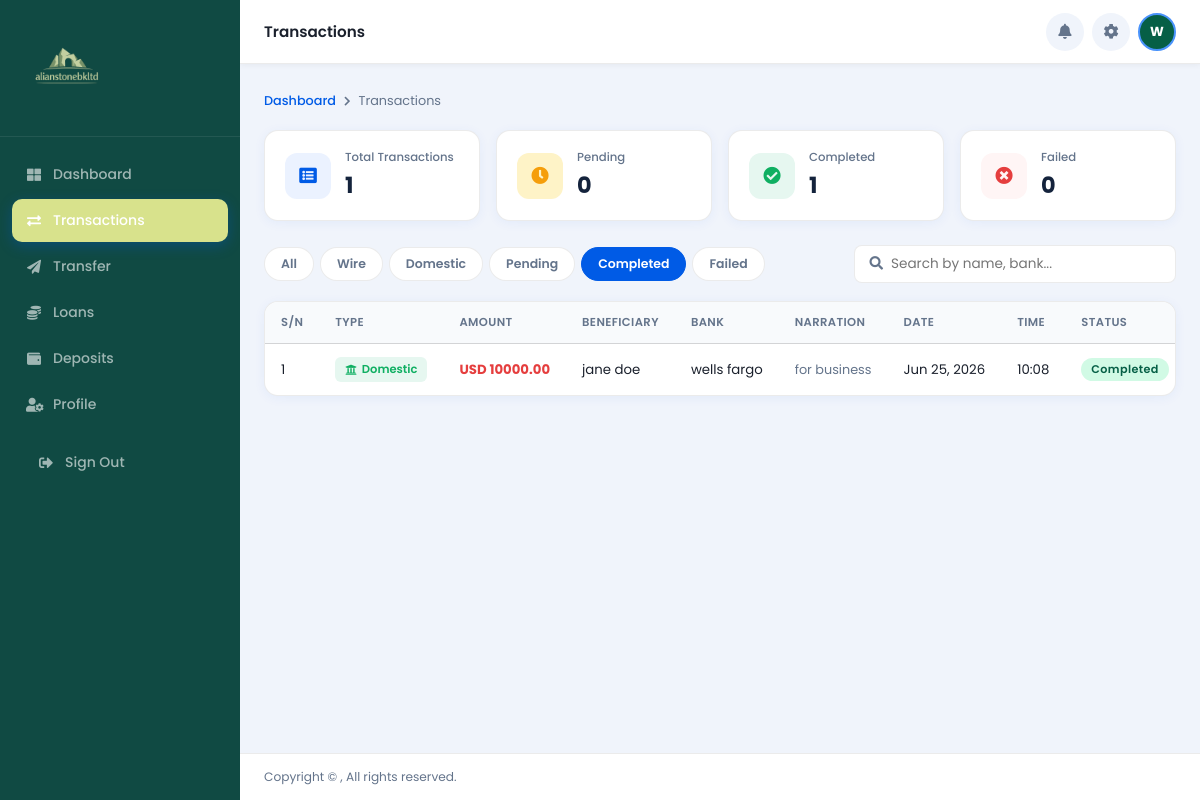
The app's page /transactions/?filter=completed (signed in) with its own data.
### app/models.py (models this page shows, shortened)
class DomesticTransfer(models.Model):
    STATUS_CHOICES = [
        ('Pending',   'Pending'),
        ('Completed', 'Completed'),
        ('Failed',    'Failed'),
    ]
    user = models.ForeignKey(User, on_delete=models.CASCADE, related_name='domestic_transfers')
    amount = models.DecimalField(max_digits=14, decimal_places=2)
    beneficiary_name = models.CharField(max_length=150)
    beneficiary_account_no = models.CharField(max_length=50)
    bank_name = models.CharField(max_length=150)
    account_type = models.CharField(max_length=50, blank=True)
    narration = models.TextField(blank=True)
    status = models.CharField(max_length=20, choices=STATUS_CHOICES, default='Pending')
    created_at = models.DateTimeField(default=timezone.now)  # ✅ editable
    class Meta:
        ordering = ['-created_at']
        verbose_name = 'Domestic Transfer'
        verbose_name_plural = 'Domestic Transfers'

### app/views.py (the view)
# urls.py: path('transactions/', views.transactions, name='transactions'),
@login_required(login_url='app:login')
def transactions(request):
    profile = getattr(request.user, 'profile', None)
    active_filter = request.GET.get('filter', 'all')
    search_query  = request.GET.get('q', '').strip()
    wire_qs     = WireTransfer.objects.filter(user=request.user)
    domestic_qs = DomesticTransfer.objects.filter(user=request.user)
    if active_filter == 'wire':
        wire_qs     = wire_qs
        domestic_qs = domestic_qs.none()
    elif active_filter == 'domestic':
        wire_qs     = wire_qs.none()
        domestic_qs = domestic_qs
    elif active_filter == 'pending':
        wire_qs     = wire_qs.filter(status='Pending')
        domestic_qs = domestic_qs.filter(status='Pending')
    elif active_filter == 'completed':
        wire_qs     = wire_qs.filter(status='Completed')
        domestic_qs = domestic_qs.filter(status='Completed')
    elif active_filter == 'failed':
        wire_qs     = wire_qs.filter(status='Failed')
        domestic_qs = domestic_qs.filter(status='Failed')
    if search_query:
        wire_qs     = wire_qs.filter(beneficiary_name__icontains=search_query) | \
                      wire_qs.filter(bank_name__icontains=search_query)
        domestic_qs = domestic_qs.filter(beneficiary_name__icontains=search_query) | \
                      domestic_qs.filter(bank_name__icontains=search_query)
    wire_list     = list(wire_qs)
    domestic_list = list(domestic_qs)
    for txn in wire_list:
        txn.transfer_type = 'Wire'
    for txn in domestic_list:
        txn.transfer_type = 'Domestic'
    all_transfers = sorted(
        chain(wire_list, domestic_list),
        key=attrgetter('created_at'),
        reverse=True
    )
    all_wire     = WireTransfer.objects.filter(user=request.user)
    all_domestic = DomesticTransfer.objects.filter(user=request.user)
    total_count    = all_wire.count()     + all_domestic.count()
    pending_count  = all_wire.filter(status='Pending').count()   + all_domestic.filter(status='Pending').count()
    completed_count= all_wire.filter(status='Completed').count() + all_domestic.filter(status='Completed').count()
    failed_count   = all_wire.filter(status='Failed').count()    + all_domestic.filter(status='Failed').count()
    paginator    = Paginator(all_transfers, 10)
    page_number  = request.GET.get('page', 1)
    transactions = paginator.get_page(page_number)
    context = {
        'profile':          profile,
        'first_name':       request.user.first_name or request.user.username,
        'currency_display': profile.currency if profile else 'USD',
        'transactions':     transactions,
        'active_filter':    active_filter,
        'search_query':     search_query,
        'total_count':      total_count,
        'pending_count':    pending_count,
        'completed_count':  completed_count,
        'failed_count':     failed_count,
    }
    return render(request, 'app/transactions.html', context)

### app/templates/app/transactions.html (shortened to what this page needs)
{% load static %}
<!DOCTYPE html>
<html lang="en">
<head>
    <link rel="stylesheet" href="https://use.fontawesome.com/releases/v5.15.4/css/all.css">
    <link rel="stylesheet" href="{% static 'app/dashboard.css' %}">
    <link rel="stylesheet" href="{% static 'app/transactions.css' %}">
</head>
<body>
    <aside class="sidebar" id="sidebar">
        <div class="sidebar-brand">
            <img src="{% static 'app/image/logo.png' %}" alt="">
        </div>
        <nav class="sidebar-nav">
            <a href="{% url 'app:dashboard' %}" class="nav-item"><i class="fas fa-th-large"></i> Dashboard</a>
            <a href="{% url 'app:transactions' %}" class="nav-item active"><i class="fas fa-exchange-alt"></i>
                Transactions</a>
            <a href="{% url 'app:wire_transfer' %}" class="nav-item"><i class="fas fa-paper-plane"></i> Transfer</a>
            <a href="/dashloans" class="nav-item"><i class="fas fa-coins"></i> Loans</a>
            <a href="/deposits" class="nav-item"><i class="fas fa-wallet"></i> Deposits</a>
            <a href="/profile" class="nav-item"><i class="fas fa-user-cog"></i> Profile</a>
            <div class="sidebar-footer">
                <a href="{% url 'app:logout' %}" class="nav-item signout">
                    <i class="fas fa-sign-out-alt"></i> Sign Out
                </a>
            </div>
        </nav>
    </aside>
    <div class="main" id="main">
        <header class="topbar">
            <span class="topbar-title">Transactions</span>
            <div class="topbar-right">
                <a href="{% url 'app:notifications' %}" class="icon-btn" style="text-decoration:none;">
                    <i class="fas fa-bell"></i>
                </a>
                <a href="{% url 'app:settings' %}" class="icon-btn" style="text-decoration:none;">
                    <i class="fas fa-cog"></i>
                </a>
                <a href="{% url 'app:profile' %}" style="text-decoration:none;">
                    <div class="avatar">
                        {{ first_name|first|upper }}
                    </div>
                </a>
            </div>
        </header>
        <div class="page">
            <div class="breadcrumb">
                <a href="{% url 'app:dashboard' %}">Dashboard</a>
                <i class="fas fa-chevron-right"></i>
                <span>Transactions</span>
            </div>
            <div class="txn-stats">
                <div class="txn-stat-card">
                    <div class="txn-stat-card__icon txn-stat-card__icon--blue">
                        <i class="fas fa-list-alt"></i>
                    </div>
                    <div>
                        <p class="txn-stat-card__label">Total Transactions</p>
                        <p class="txn-stat-card__value">{{ total_count }}</p>
                    </div>
                </div>
                <div class="txn-stat-card">
                    <div class="txn-stat-card__icon txn-stat-card__icon--amber">
                        <i class="fas fa-clock"></i>
                    </div>
                    <div>
                        <p class="txn-stat-card__label">Pending</p>
                        <p class="txn-stat-card__value">{{ pending_count }}</p>
                    </div>
                </div>
                <div class="txn-stat-card">
                    <div class="txn-stat-card__icon txn-stat-card__icon--green">
                        <i class="fas fa-check-circle"></i>
                    </div>
                    <div>
                        <p class="txn-stat-card__label">Completed</p>
                        <p class="txn-stat-card__value">{{ completed_count }}</p>
                    </div>
                </div>
                <div class="txn-stat-card">
                    <div class="txn-stat-card__icon txn-stat-card__icon--red">
                        <i class="fas fa-times-circle"></i>
                    </div>
                    <div>
                        <p class="txn-stat-card__label">Failed</p>
                        <p class="txn-stat-card__value">{{ failed_count }}</p>
                    </div>
                </div>
            </div>
            <div class="filter-bar">
                <div class="filter-tabs">
                    <a href="?filter=all" class="filter-tab {% if active_filter == 'all' %}active{% endif %}">All</a>
                    <a href="?filter=wire" class="filter-tab {% if active_filter == 'wire' %}active{% endif %}">Wire</a>
                    <a href="?filter=domestic"
                        class="filter-tab {% if active_filter == 'domestic' %}active{% endif %}">Domestic</a>
                    <a href="?filter=pending"
                        class="filter-tab {% if active_filter == 'pending' %}active{% endif %}">Pending</a>
                    <a href="?filter=completed"
                        class="filter-tab {% if active_filter == 'completed' %}active{% endif %}">Completed</a>
                    <a href="?filter=failed"
                        class="filter-tab {% if active_filter == 'failed' %}active{% endif %}">Failed</a>
                </div>
                <form method="GET" class="search-form">
                    <div class="search-wrap">
                        <i class="fas fa-search"></i>
                        <input type="text" name="q" value="{{ search_query }}" placeholder="Search by name, bank...">
                    </div>
                </form>
            </div>
            <div class="table-wrap">
                <div class="table-scroll">
                    <table>
                        <thead>
                            <tr>
                                <th>S/N</th>
                                <th>Type</th>
                                <th>Amount</th>
                                <th>Beneficiary</th>
                                <th>Bank</th>
                                <th>Narration</th>
                                <th>Date</th>
                                <th>Time</th>
                                <th>Status</th>
                            </tr>
                        </thead>
                        <tbody>
                            {% if transactions %}
                            {% for txn in transactions %}
                            <tr>
                                <td>{{ forloop.counter }}</td>
                                <td>
                                    <span class="type-badge type-badge--{{ txn.transfer_type|lower }}">
                                        {% if txn.transfer_type == 'Wire' %}
                                        <i class="fas fa-globe"></i> Wire
                                        {% else %}
                                        <i class="fas fa-university"></i> Domestic
                                        {% endif %}
                                    </span>
                                </td>
                                <td class="debit">{{ currency_display }} {{ txn.amount }}</td>
                                <td>{{ txn.beneficiary_name }}</td>
                                <td>{{ txn.bank_name }}</td>
                                <td class="narration-cell">{{ txn.narration|default:"—" }}</td>
                                <td>{{ txn.created_at|date:"M d, Y" }}</td>
                                <td>{{ txn.created_at|time:"H:i" }}</td>
                                <td><span class="pill pill--{{ txn.status|lower }}">{{ txn.status }}</span></td>
                            </tr>
                            {% endfor %}
                            {% endif %}
                        </tbody>
                    </table>
                </div>
            </div>
        </div>
        <footer class="dash-footer">
            <span>Copyright &copy; , All rights reserved.</span>
        </footer>
    </div>
</body>
</html>

### app/static/app/dashboard.css (style rules this page uses)
*, *::before, *::after { box-sizing: border-box; margin: 0; padding: 0; }
:root { --navy: #14233C; --blue: #005BE6; --blue-lt: #EBF2FF; --green: #0faf62; --green-lt: #e6f7f0; --amber: #f59e0b; --amber-lt: #fef3c7; --red: #e53e3e; --red-lt: #fff5f5; --bg: #f0f4fb; --white: #ffffff; --muted: #64748b; --border: rgba(0,0,0,0.08); --radius: 14px; --sidebar: 240px; }
body { font-family: 'Poppins', sans-serif; background: var(--bg); color: #1a202c; }
.sidebar { position: fixed; top: 0; left: 0; width: var(--sidebar); height: 100vh; background: #104A43; display: flex; flex-direction: column; z-index: 300; transition: transform .3s ease; overflow-y: auto; }
.sidebar-brand { display: flex; align-items: center; gap: 10px; padding: 20px 18px 16px; border-bottom: 1px solid rgba(255,255,255,0.08); }
.sidebar-brand img { width: 100px; }
.sidebar-nav { flex: 1; display: flex; flex-direction: column; padding: 16px 12px; gap: 3px; }
.nav-item { display: flex; align-items: center; gap: 11px; padding: 11px 14px; border-radius: 10px; color: rgba(255,255,255,0.6); text-decoration: none; font-size: 0.875rem; font-weight: 500; transition: all .2s; }
.nav-item i { width: 16px; text-align: center; }
.nav-item.active { background: #D8E28C; color: #fff; box-shadow: 0 4px 14px rgba(0,91,230,.3); }
.sidebar-footer { padding: 12px 12px 20px !important; }
.main { margin-left: var(--sidebar); min-height: 100vh; display: flex; flex-direction: column; transition: margin-left .3s ease; }
.topbar { position: sticky; top: 0; z-index: 100; height: 64px; background: var(--white); border-bottom: 1px solid var(--border); display: flex; align-items: center; padding: 0 24px; gap: 14px; box-shadow: 0 1px 6px rgba(0,0,0,.05); }
.topbar-title { flex: 1; font-weight: 600; font-size: .95rem; }
.topbar-right { display: flex; align-items: center; gap: 8px; }
.icon-btn { position: relative; background: var(--bg); border: none; cursor: pointer; width: 38px; height: 38px; border-radius: 50%; display: flex; align-items: center; justify-content: center; color: var(--muted); font-size: .95rem; transition: background .2s; }
.avatar { width: 38px; height: 38px; border-radius: 50%; background: #065f46; color: #fff; display: flex; align-items: center; justify-content: center; font-weight: 700; font-size: .82rem; overflow: hidden; border: 2px solid #4a93fb; }
.page { flex: 1; padding: 28px 24px 16px; }
.pill { display: inline-block; padding: 3px 10px; border-radius: 20px; font-size: .68rem; font-weight: 600; letter-spacing: .4px; }
.pill--completed { background: #d1fae5; color: #065f46; }
.table-wrap { background: var(--white); border-radius: var(--radius); border: 1px solid var(--border); box-shadow: 0 2px 12px rgba(0,91,230,.06); overflow: hidden; min-width: 0; }
.table-scroll { overflow-x: auto; -webkit-overflow-scrolling: touch; }
table { width: 100%; border-collapse: collapse; font-size: .83rem; }
thead th { background: #f8fafc; padding: 11px 16px; text-align: left; font-weight: 600; font-size: .72rem; color: var(--muted); text-transform: uppercase; letter-spacing: .4px; border-bottom: 1px solid var(--border); white-space: nowrap; }
tbody td { padding: 13px 16px; border-bottom: 1px solid var(--border); white-space: nowrap; }
tbody tr:last-child td { border-bottom: none; }
.debit { color: var(--red); font-weight: 700; }
.dash-footer { padding: 14px 24px; display: flex; justify-content: space-between; font-size: .76rem; color: var(--muted); border-top: 1px solid var(--border); background: var(--white); flex-wrap: wrap; gap: 4px; }

### records on screen
DomesticTransfer: shows "Domestic", currency_display "USD", amount "10000.00", beneficiary_name "jane doe", bank_name "wells fargo", narration "for business", created_at "Jun 25, 2026", created_at "10:08", status "Completed"

### other values on screen
{{ first_name|first|upper }} "W"
{{ total_count }} "1"
{{ pending_count }} "0"
{{ completed_count }} "1"
{{ failed_count }} "0"
